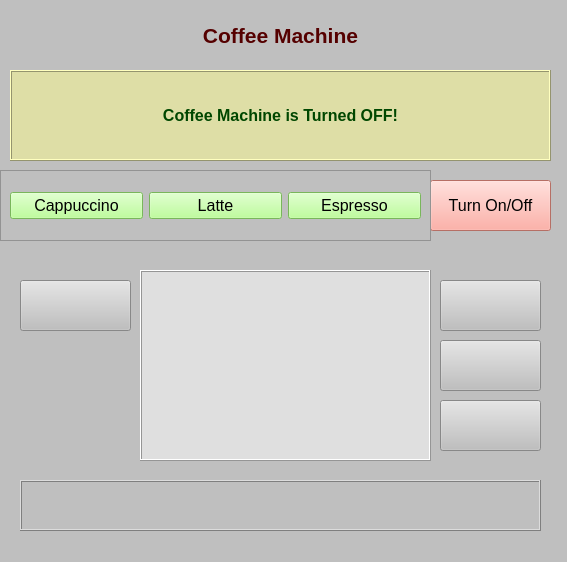
<?xml version="1.0" encoding="UTF-8"?>
<ui version="4.0">
 <class>MainWindow</class>
 <widget class="QMainWindow" name="MainWindow">
  <property name="geometry">
   <rect>
    <x>0</x>
    <y>0</y>
    <width>567</width>
    <height>562</height>
   </rect>
  </property>
  <property name="windowTitle">
   <string>MainWindow</string>
  </property>
  <property name="styleSheet">
   <string notr="true">background-color: rgb(191, 191, 191);</string>
  </property>
  <widget class="QWidget" name="centralwidget">
   <widget class="QLabel" name="head_label">
    <property name="geometry">
     <rect>
      <x>10</x>
      <y>10</y>
      <width>541</width>
      <height>51</height>
     </rect>
    </property>
    <property name="font">
     <font>
      <pointsize>16</pointsize>
      <weight>75</weight>
      <bold>true</bold>
     </font>
    </property>
    <property name="styleSheet">
     <string notr="true">color: rgb(85, 0, 0);</string>
    </property>
    <property name="text">
     <string>Coffee Machine</string>
    </property>
    <property name="alignment">
     <set>Qt::AlignCenter</set>
    </property>
   </widget>
   <widget class="QLabel" name="info_label">
    <property name="geometry">
     <rect>
      <x>10</x>
      <y>70</y>
      <width>541</width>
      <height>91</height>
     </rect>
    </property>
    <property name="font">
     <font>
      <pointsize>12</pointsize>
      <weight>75</weight>
      <bold>true</bold>
     </font>
    </property>
    <property name="styleSheet">
     <string notr="true">background-color: rgb(222, 222, 166);
color: rgb(0, 71, 0);</string>
    </property>
    <property name="frameShape">
     <enum>QFrame::Box</enum>
    </property>
    <property name="frameShadow">
     <enum>QFrame::Raised</enum>
    </property>
    <property name="text">
     <string>Coffee Machine is Turned OFF!</string>
    </property>
    <property name="alignment">
     <set>Qt::AlignCenter</set>
    </property>
    <property name="wordWrap">
     <bool>true</bool>
    </property>
   </widget>
   <widget class="QPushButton" name="turn_button">
    <property name="geometry">
     <rect>
      <x>430</x>
      <y>180</y>
      <width>121</width>
      <height>51</height>
     </rect>
    </property>
    <property name="font">
     <font>
      <pointsize>12</pointsize>
     </font>
    </property>
    <property name="styleSheet">
     <string notr="true">background-color: rgb(255, 155, 142);</string>
    </property>
    <property name="text">
     <string>Turn On/Off</string>
    </property>
   </widget>
   <widget class="QFrame" name="frame_1">
    <property name="geometry">
     <rect>
      <x>0</x>
      <y>170</y>
      <width>431</width>
      <height>71</height>
     </rect>
    </property>
    <property name="frameShape">
     <enum>QFrame::StyledPanel</enum>
    </property>
    <property name="frameShadow">
     <enum>QFrame::Raised</enum>
    </property>
    <layout class="QHBoxLayout" name="horizontalLayout">
     <item>
      <widget class="QPushButton" name="cap_button">
       <property name="font">
        <font>
         <pointsize>12</pointsize>
        </font>
       </property>
       <property name="styleSheet">
        <string notr="true">background-color: rgb(170, 255, 127);</string>
       </property>
       <property name="text">
        <string>Cappuccino</string>
       </property>
      </widget>
     </item>
     <item>
      <widget class="QPushButton" name="lat_button">
       <property name="font">
        <font>
         <pointsize>12</pointsize>
        </font>
       </property>
       <property name="styleSheet">
        <string notr="true">background-color: rgb(170, 255, 127);</string>
       </property>
       <property name="text">
        <string>Latte</string>
       </property>
      </widget>
     </item>
     <item>
      <widget class="QPushButton" name="esp_button">
       <property name="font">
        <font>
         <pointsize>12</pointsize>
        </font>
       </property>
       <property name="styleSheet">
        <string notr="true">background-color: rgb(170, 255, 127);</string>
       </property>
       <property name="text">
        <string>Espresso</string>
       </property>
      </widget>
     </item>
    </layout>
   </widget>
   <widget class="QLabel" name="place_label">
    <property name="geometry">
     <rect>
      <x>140</x>
      <y>270</y>
      <width>291</width>
      <height>191</height>
     </rect>
    </property>
    <property name="styleSheet">
     <string notr="true">background-color: rgb(223, 223, 223);</string>
    </property>
    <property name="frameShape">
     <enum>QFrame::Box</enum>
    </property>
    <property name="frameShadow">
     <enum>QFrame::Raised</enum>
    </property>
    <property name="text">
     <string/>
    </property>
   </widget>
   <widget class="QLabel" name="refund_label">
    <property name="geometry">
     <rect>
      <x>20</x>
      <y>480</y>
      <width>521</width>
      <height>51</height>
     </rect>
    </property>
    <property name="font">
     <font>
      <pointsize>12</pointsize>
      <weight>75</weight>
      <bold>true</bold>
     </font>
    </property>
    <property name="styleSheet">
     <string notr="true">color: rgb(85, 0, 127);</string>
    </property>
    <property name="frameShape">
     <enum>QFrame::Box</enum>
    </property>
    <property name="frameShadow">
     <enum>QFrame::Raised</enum>
    </property>
    <property name="text">
     <string/>
    </property>
    <property name="alignment">
     <set>Qt::AlignCenter</set>
    </property>
   </widget>
   <widget class="QLabel" name="cup_label">
    <property name="geometry">
     <rect>
      <x>0</x>
      <y>340</y>
      <width>121</width>
      <height>111</height>
     </rect>
    </property>
    <property name="frameShadow">
     <enum>QFrame::Plain</enum>
    </property>
    <property name="text">
     <string/>
    </property>
    <property name="pixmap">
     <pixmap>cup.jpg</pixmap>
    </property>
    <property name="scaledContents">
     <bool>true</bool>
    </property>
   </widget>
   <widget class="QLabel" name="cover_label">
    <property name="geometry">
     <rect>
      <x>0</x>
      <y>340</y>
      <width>131</width>
      <height>131</height>
     </rect>
    </property>
    <property name="text">
     <string/>
    </property>
   </widget>
   <widget class="QPushButton" name="take_button">
    <property name="geometry">
     <rect>
      <x>440</x>
      <y>280</y>
      <width>101</width>
      <height>51</height>
     </rect>
    </property>
    <property name="font">
     <font>
      <pointsize>12</pointsize>
     </font>
    </property>
    <property name="styleSheet">
     <string notr="true"/>
    </property>
    <property name="text">
     <string/>
    </property>
    <property name="icon">
     <iconset>
      <normaloff>take.jpg</normaloff>take.jpg</iconset>
    </property>
    <property name="iconSize">
     <size>
      <width>65</width>
      <height>65</height>
     </size>
    </property>
   </widget>
   <widget class="QPushButton" name="report_button">
    <property name="geometry">
     <rect>
      <x>440</x>
      <y>340</y>
      <width>101</width>
      <height>51</height>
     </rect>
    </property>
    <property name="text">
     <string/>
    </property>
    <property name="icon">
     <iconset>
      <normaloff>report.jpg</normaloff>report.jpg</iconset>
    </property>
    <property name="iconSize">
     <size>
      <width>65</width>
      <height>65</height>
     </size>
    </property>
   </widget>
   <widget class="QPushButton" name="info_button">
    <property name="geometry">
     <rect>
      <x>440</x>
      <y>400</y>
      <width>101</width>
      <height>51</height>
     </rect>
    </property>
    <property name="text">
     <string/>
    </property>
    <property name="icon">
     <iconset>
      <normaloff>info.jpg</normaloff>info.jpg</iconset>
    </property>
    <property name="iconSize">
     <size>
      <width>77</width>
      <height>77</height>
     </size>
    </property>
   </widget>
   <widget class="QPushButton" name="cash_button">
    <property name="geometry">
     <rect>
      <x>20</x>
      <y>280</y>
      <width>111</width>
      <height>51</height>
     </rect>
    </property>
    <property name="text">
     <string/>
    </property>
    <property name="icon">
     <iconset>
      <normaloff>cash.jpg</normaloff>cash.jpg</iconset>
    </property>
    <property name="iconSize">
     <size>
      <width>90</width>
      <height>90</height>
     </size>
    </property>
   </widget>
  </widget>
  <widget class="QStatusBar" name="statusbar"/>
 </widget>
 <resources/>
 <connections/>
</ui>
